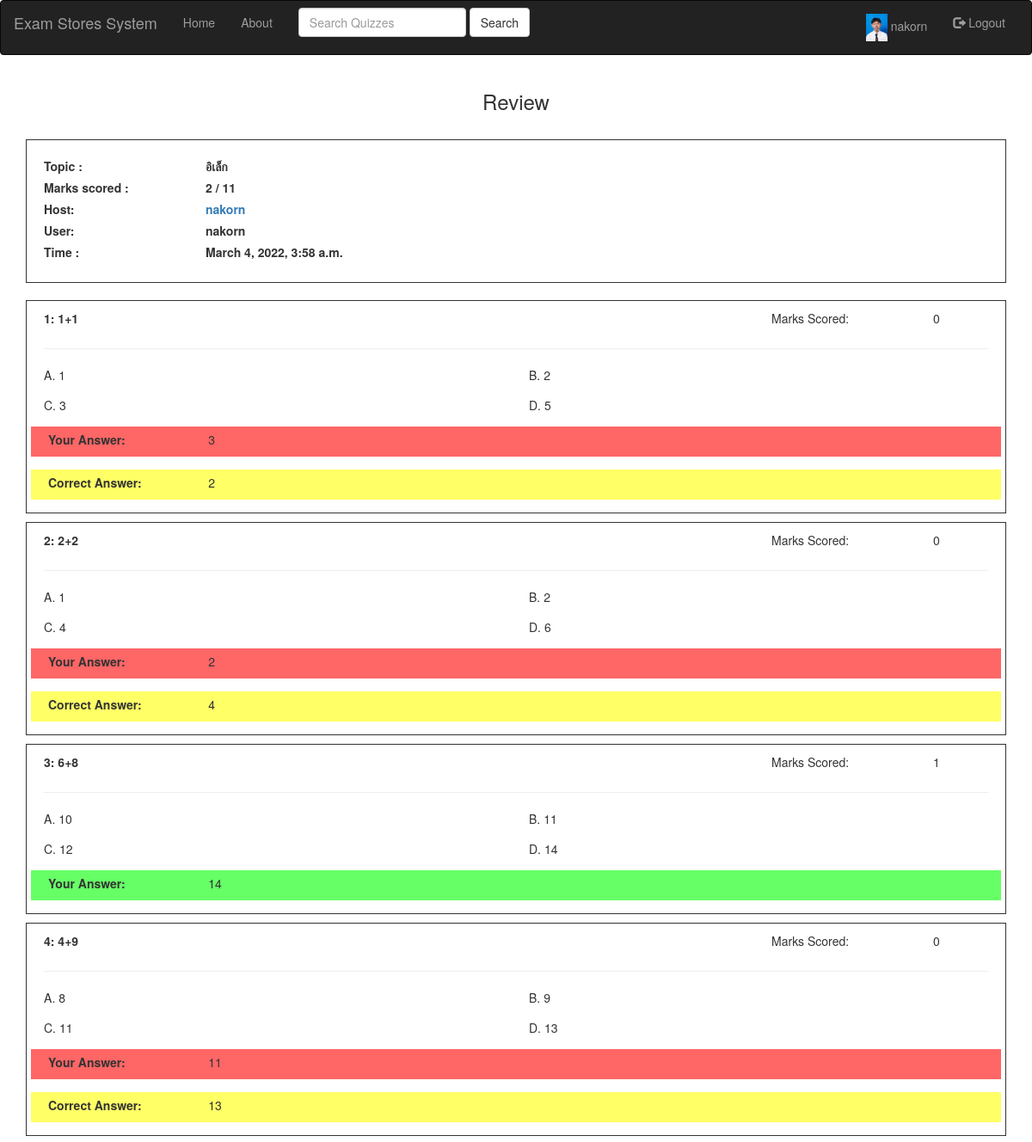
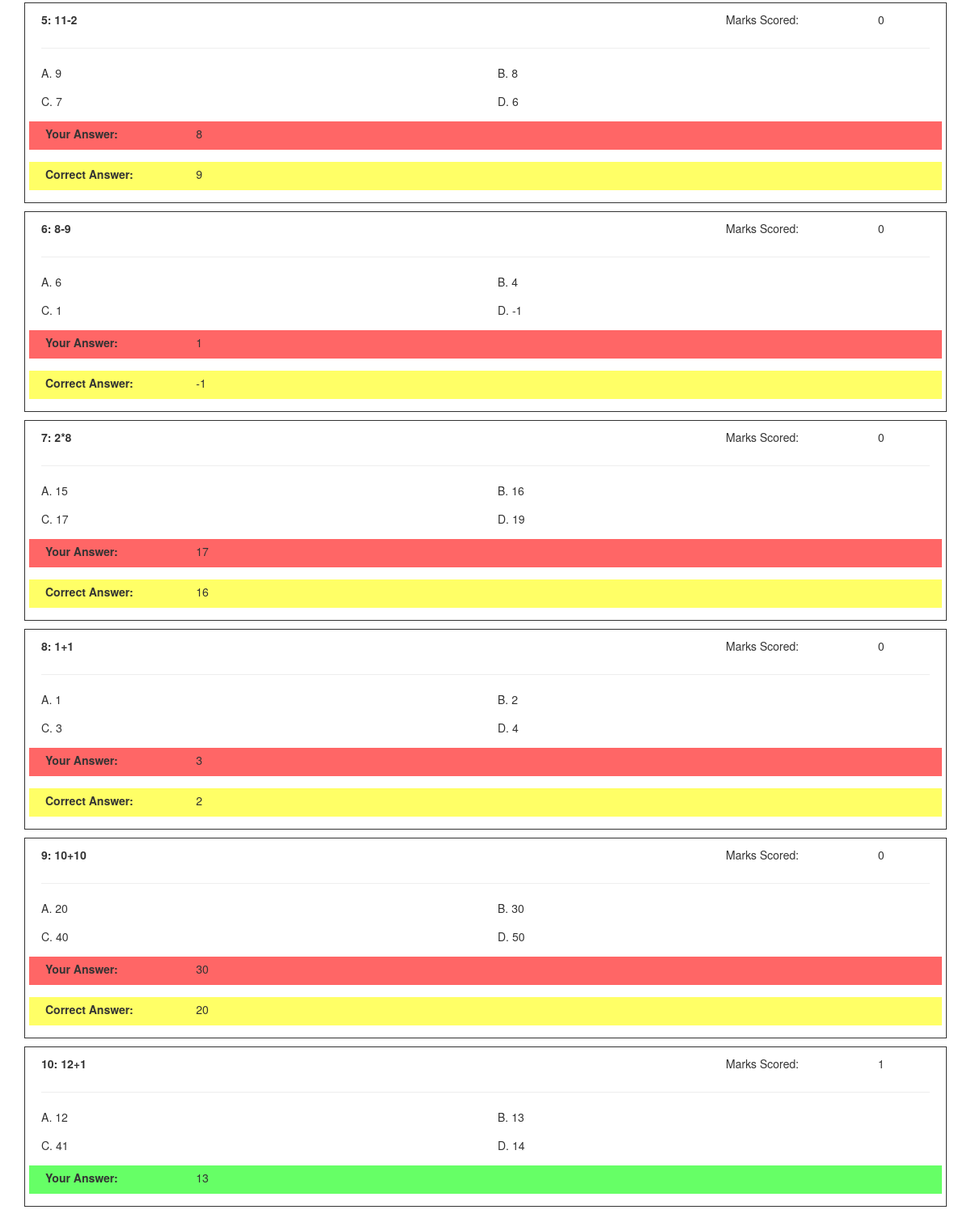
The app's page /review/12/100/ (signed in) with its own data (2 pictures, top to bottom).
### users/models.py (models this page shows, shortened)
class Profile(models.Model):
    user = models.OneToOneField(User, on_delete=models.CASCADE)
    image = models.ImageField(default="default.jpg", upload_to='profile_pics')

### quiz/models.py (models this page shows)
class QuizAnswer(models.Model):
    quiz_no = models.IntegerField()
    questions = models.IntegerField(default=0)
    marks = models.IntegerField(default=0)
    total_marks = models.IntegerField(default=0)
    date_posted = models.DateTimeField(default=timezone.now)
    author = models.ForeignKey(User, on_delete=models.CASCADE, related_name="author")
    title = models.CharField(max_length=50, default='')
    host = models.ForeignKey(User, on_delete=models.CASCADE, related_name="host", default=None)

### creation/models.py (models this page shows, shortened)
class Questions(models.Model):
    quiz_no = models.IntegerField()
    question = models.CharField(max_length=250)
    option_a = models.CharField(max_length=50)
    option_b = models.CharField(max_length=50)
    option_c = models.CharField(max_length=50)
    option_d = models.CharField(max_length=50)
    answer = models.CharField(choices=CHOICES, default="A", max_length=10)
    marks = models.IntegerField()

### creation/views.py (the view)
# urls.py: path('review/<int:pk>/<str:authors>/', create_views.review, name='review'),
def review(request, pk, authors):
    if authors == '100':
        answers = Answers.objects.filter(quiz_no=pk, author=request.user)
        quiz_ans = QuizAnswer.objects.filter(quiz_no=pk, author=request.user).first()
    else:
        pkey = int(authors)
        quiz_ans = QuizAnswer.objects.filter(pk=pkey).first()
        answers = Answers.objects.filter(quiz_no=pk, author=quiz_ans.author)
        quiz_ans = QuizAnswer.objects.filter(quiz_no=pk, author=quiz_ans.author).first()
    questions = Questions.objects.filter(quiz_no=pk)
    mylist = zip(questions, answers)
    context = {
        'title': 'Review',
        'mylist': mylist,
        'quiz_ans': quiz_ans
    }
    return render(request, 'creation/review.html', context)

### creation/templates/creation/review.html
{% extends "quiz/base.html" %}
 {% block content %}
    <div class="container" style="text-align:center;">
        <h3>Review</h3>
    </div>
    <br>
    <div class="container">
        <div style="border:1px solid; padding:20px;">
            <div class="row">
                <label class="col-sm-2 col-form-label">Topic :</label><label class="col-sm-10 col-form-label"> {{ quiz_ans.title }}</label>
                <label class="col-sm-2 col-form-label">Marks scored : </label><label class="col-sm-10 col-form-label">{{ quiz_ans.marks }} / {{ quiz_ans.total_marks }}</label>
                <label class="col-sm-2 col-form-label">Host: </label><label class="col-sm-10 col-form-label"><a href="{% url 'user_details' quiz_ans.author.id %}">{{ quiz_ans.host }}</a></label><hr>
                <label class="col-sm-2 col-form-label">User: </label><label class="col-sm-10 col-form-label">{{ quiz_ans.author }}</label>
                <label class="col-sm-2 col-form-label">Time : </label><label class="col-sm-10 col-form-label">{{ quiz_ans.date_posted }}</label>
            </div>
        </div>
    </div>
<br>
    <div class="container">
        {% for ques, ans in mylist %}
            <div class="col-sm-12" style="border:1px solid; padding-top:10px; margin-bottom:10px; padding-right:20px; padding-left:20px;">
                 <div class="form-group row">
                    <label class="col-sm-9 col-form-label">{{ forloop.counter }}: {{ques.question}}</label>
                     <div class="col-sm-2">Marks Scored: </div>
                    <div class="col-sm-1">
                        {% if ques.answer == ans.answer %}
                            {{ques.marks}}
                        {% else %}
                            0
                        {% endif %}
                    </div>
                 </div>
                <hr>
                <div class="form-group row">
                    <div class="col-sm-6">
                      A. {{ques.option_a}}
                    </div>
                    <div class="col-sm-6">
                      B. {{ques.option_b}}
                    </div>
                </div>
                <div class="form-group row">
                    <div class="col-sm-6">
                      C. {{ques.option_c}}
                    </div>
                    <div class="col-sm-6">
                      D. {{ques.option_d}}
                    </div>
                 </div>
                {% if ques.answer == ans.answer %}
                    <div class="form-group row" style="background-color:rgba(0, 255 ,0 , 0.6); padding: 5px;">
                        <label class="col-sm-2 col-form-label">Your Answer: </label>
                        <div class="col-sm-10">
                            {% if ans.answer == 'A' %}
                                {{ ques.option_a }}
                            {% elif ans.answer == 'B' %}
                                {{ ques.option_b }}
                            {% elif ans.answer == 'C'%}
                                {{ ques.option_c }}
                            {% elif ans.answer == 'D'%}
                                {{ ques.option_d }}
                            {% endif %}
                        </div>
                    </div>
                {% else %}
                    <div class="form-group row" style="background-color:rgba(255, 0 ,0 , 0.6); padding: 5px;">
                        <label class="col-sm-2 col-form-label">Your Answer: </label>
                        <div class="col-sm-10">
                            {% if ans.answer == 'A' %}
                                {{ ques.option_a }}
                            {% elif ans.answer == 'B' %}
                                {{ ques.option_b }}
                            {% elif ans.answer == 'C'%}
                                {{ ques.option_c }}
                            {% elif ans.answer == 'D'%}
                                {{ ques.option_d }}
                            {% endif %}
                        </div>
                    </div>
                    <div class="form-group row" style="background-color:rgba(255, 255 ,0 , 0.6); padding: 5px;">
                        <label class="col-sm-2 col-form-label">Correct Answer: </label>
                        <div class="col-sm-10">
                            {% if ques.answer == 'A' %}
                                {{ ques.option_a }}
                            {% elif ques.answer == 'B' %}
                                {{ ques.option_b }}
                            {% elif ques.answer == 'C'%}
                                {{ ques.option_c }}
                            {% elif ques.answer == 'D'%}
                                {{ ques.option_d }}
                            {% endif %}
                        </div>
                    </div>
                {% endif %}
            </div>
        {% endfor %}
    </div>
<br>
{% endblock %}

### quiz/templates/quiz/base.html (shortened to what this page needs)
<!DOCTYPE html>
<html>
<head>
    <link rel="stylesheet" href="https://maxcdn.bootstrapcdn.com/bootstrap/3.4.1/css/bootstrap.min.css">
</head>
<body>
    <nav id="menu" class="navbar navbar-inverse">
        <div class="container-fluid">
            <div class="navbar-header">
                <a class="navbar-brand" href="{% url 'quiz-home' %}">Exam Stores System</a>
            </div>
            <div class="collapse navbar-collapse" id="myNavbar">
                <ul class="nav navbar-nav" role="tablist">
                    <li><a href="{% url 'quiz-home' %}">Home</a></li>
                    <li><a href="{% url 'quiz-about' %}">About</a></li>
                </ul>
                <form class="navbar-form navbar-left" action="/searches" method="GET">
                    <div class="form-group">
                        <input type="text" class="form-control" placeholder="Search Quizzes" name="Search">
                    </div>
                    <button type="submit" class="btn btn-default">Search</button>
                </form>
                {% if user.is_authenticated %}
                <ul class="nav navbar-nav navbar-right">
                    <li>
                        <a href="{% url 'profile' %}"><img class="rounded-circle article-img" src="{{ request.user.profile.image.url }}" style="width:25px;"> {{request.user.username}}</a>
                    </li>
                    <li><a href="{% url 'logout' %}"><span class="glyphicon glyphicon-log-out"></span> Logout</a></li>
                </ul>
                {% else %}
                <ul class="nav navbar-nav navbar-right">
                    <li><a href="{% url 'register' %}"><span class="glyphicon glyphicon-user"></span> Sign Up</a></li>
                    <li><a href="{% url 'login' %}"><span class="glyphicon glyphicon-log-in"></span> Login</a></li>
                </ul>
                {% endif %}
            </div>
        </div>
    </nav>
    <div class="row">
        <div class="col-sm-3 "></div>
        <div class="col-sm-6 ">
        </div>
        <div class="col-sm-3 "></div>
    </div>
    {% block content %} {% endblock %}
</body>
</html>

### records on screen
QuizAnswer: title "อิเล็ก", marks "2", total_marks "11", host "nakorn", author "nakorn", date_posted "March 4, 2022, 3:58 a.m."
Questions: question "1+1", answer "0", option_a "1", option_b "2", option_c "3", option_d "5"
Questions: question "2+2", answer "0", option_a "1", option_b "2", option_c "4", option_d "6"
Questions: question "6+8", marks "1", option_a "10", option_b "11", option_c "12", option_d "14"
Questions: question "4+9", answer "0", option_a "8", option_b "9", option_c "11", option_d "13"
Questions: question "11-2", answer "0", option_a "9", option_b "8", option_c "7", option_d "6"
Questions: question "8-9", answer "0", option_a "6", option_b "4", option_c "1", option_d "-1"
Questions: question "2*8", answer "0", option_a "15", option_b "16", option_c "17", option_d "19"
Questions: question "1+1", answer "0", option_a "1", option_b "2", option_c "3", option_d "4"
Questions: question "10+10", answer "0", option_a "20", option_b "30", option_c "40", option_d "50"
Questions: question "12+1", marks "1", option_a "12", option_b "13", option_c "41", option_d "14"

### other values on screen
{{ request.user.username }} "nakorn"
